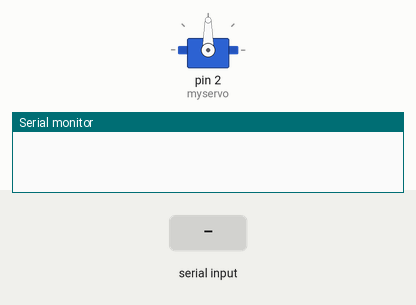
Simulated run of this sketch. Board: Arduino Uno, built with avr-gcc and run on an emulated ATmega328P. Parts: servo, the last lines printed to the serial monitor. The test bench sets the inputs (shaded band).

Above: at 3.2 s.
3.3 s: "90,45\n" received over Serial
At 4.4 s:
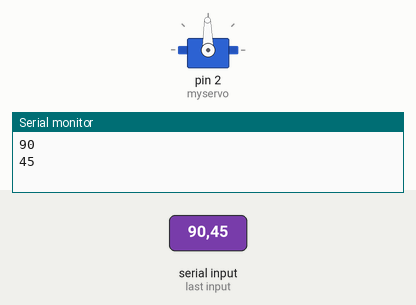
4.9 s: "30,150\n" received over Serial
At 5.7 s:
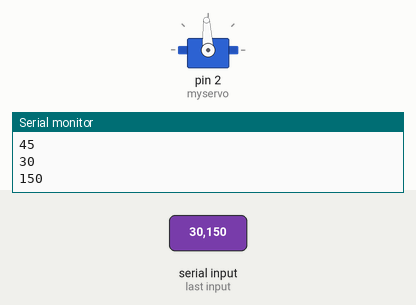
Timing chart, 0 to 7.9 s (numbered marks = the images above; inputs shaded):
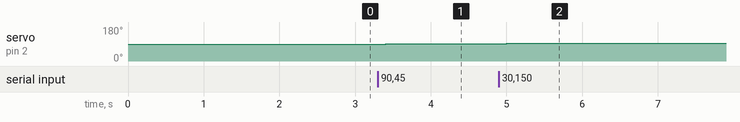

Measured:
- after the input at 3.3 s, servo on pin 2 (myservo): 90° → 91° after 0.10 s
- after the input at 4.9 s, servo on pin 2 (myservo): 91° → 93° after 0.05 s

The sketch:

5._Percobaan_5.4.ino
```cpp
#include <Servo.h>
Servo myservo;
int ap, pos;
void setup() {
  Serial.begin(9600);
  myservo.attach(2);
  pos = 90;
  myservo.write(pos);
  delay(2000);
}
void loop() {
  int ap = Serial.parseInt();
  if (Serial.available() > 0) {
    Serial.println(ap);
    if (ap < 270) {
      delay(50);
      myservo.write(pos);
      pos++;
    }
    if (ap > 370) {
      delay(50);
      myservo.write(pos);
      pos--;
    }
  }
}
```
